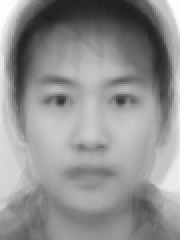
#> input picture tmp9xrl28yl.png, 90 x 120 px, given in place of the camera (shown 2 times larger)
$ python opencv_collector.py   (older library calls are emulated)
#> lines starting #> are read from the running program, lines starting #| are printed output that depends on the picture
### recognize.py
import math

from PIL import Image

HEIGHT = 64
WIDTH = 64
DEAL_MAP = [(1, -1), (0, -1), (-1, -1), (-1, 0), (-1, 1),
            (0, 1), (1, 1), (1, 0)]


def reader(path):
    im = Image.open(path)
    im = im.resize((WIDTH, HEIGHT), Image.ANTIALIAS)
    im = im.convert('L')
    return im


def map_lbp(im):
    lbp_list = []
    for x in range(1, im.size[0] - 1):
        for y in range(1, im.size[1] - 1):
            center_value = im.getpixel((x, y))
            local_value = [im.getpixel((x + d[0], y + d[1])) for d in DEAL_MAP]
            lbp_value = 0
            for pos in range(len(DEAL_MAP)):
                lbp_value += (center_value > local_value[pos]) << (7 - pos)
            lbp_list.append(lbp_value)

    return lbp_list


# [4 lines left out: function show_lbp_map, not called in this run]


def isdirected(binary):
    binary = '0' * (10 - len(binary)) + binary[2:]
    time = 0
    char = binary[0]
    for c in binary[1:]:
        if char != c:
            char = c
            time += 1
    if time <= 2:
        return True
    else:
        return False


def vector_histogram(v):
    other = 0
    vector_hist = [-1 for _ in range(256)]
    for num in range(256):
        if isdirected(bin(num)):
            vector_hist[num] = 0
    for num in v:
        if isdirected(bin(num)):
            vector_hist[num] += 1
        else:
            other += 1
    vector_hist = [v for v in vector_hist if v != -1]
    vector_hist.append(other)
    return vector_hist


# [5 lines left out: function vector_cos, not called in this run]


def distance(v1, v2):
    return math.sqrt(sum(map(lambda x, y: (x - y)**2, v1, v2)))


# [6 lines left out: function chi_dist, not called in this run]


def im_grid(im, w, h):
    im_parts = []
    for wi in range(w):
        for hi in range(h):
            im_parts.append(im.crop(
                (wi * im.size[0] / w, hi * im.size[1] / h, (wi + 1) * im.size[0] / w, (hi + 1) * im.size[0] / h)))

    return im_parts


def compare(v, path, fun=vector_cos):
    face = Image.new('L', (WIDTH, HEIGHT))
    face.putdata(v)
    parts = im_grid(face, 8, 8)
    v1 = []
    for p in parts:
        v1 += vector_histogram(map_lbp(p))
    img = reader(path)
    parts = im_grid(img, 8, 8)
    v2 = []
    for p in parts:
        v2 += vector_histogram(map_lbp(p))

    return fun(v1, v2)


# [25 lines that do not run on import are left out]
    # [5 lines of commented-out code are left out]

### opencv_collector.py
import cv2
from time import sleep
import recognize
import numpy as np
from PIL import Image

cap = cv2.VideoCapture(0)
faceCascade = cv2.CascadeClassifier(
    "G:\\T_T\\exe\\facereg\\haarcascade_frontalface_default.xml")

PATH = 'G:\\T_T\\sth\\face\\xl5.bmp'

f = 0
rate = [0 for _ in range(10)]
x, y, w, h = 0, 0, 0, 0
while True:
    # 读取一帧
    ret, frame = cap.read()
#> frame is the input picture: shape (120, 90, 3); min 31, max 253, mean 145

    # Detect faces in the image
    faces = faceCascade.detectMultiScale(
        frame,
        scaleFactor=1.05,
        minNeighbors=20,
        minSize=(80, 80),
        flags=cv2.CASCADE_SCALE_IMAGE
    )
#> faces = [[4, 18, 83, 83]]

    # print("Found {0} faces!".format(len(faces)))
    if cv2.waitKey(1) & 0xFF == ord('c'):
#> (key q is pressed here)
        face = Image.fromarray(np.uint8(frame))
        face = face.crop((faces[0][0], faces[0][1], faces[0][0] + faces[0][2], faces[0][1] + faces[0][3]))
        face.save("G:\\T_T\\sth\\face\\temp.bmp")
        PATH = "G:\\T_T\\sth\\face\\temp.bmp"
        cv2.putText(frame, 'Capture face successfully.', (100, 100),
            cv2.FONT_HERSHEY_SIMPLEX, 1, (0, 255, 0))
    # Draw a rectangle around the faces
    i = 0
    for x, y, w, h in faces:
        if f % 20 == 0:
            # rate = [0 for _ in range(10)]
            # print(len(faces))
            gray = cv2.cvtColor(frame, cv2.COLOR_BGR2GRAY)
            height, width = gray.shape
#> height = 120; width = 90
            # face = Image.new('L', (width, height))
            face = Image.fromarray(np.uint8(gray))
            face = face.crop((x, y, x + w, y + h))
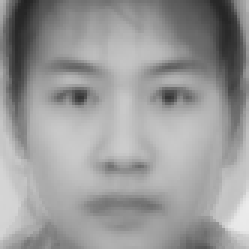
#> face: PIL image 83x83 L (shown 3 times larger); min 33, max 235, mean 153.6
            face = face.resize((64, 64))
#> face: PIL image 64x64 L
            face.save("G:\\T_T\\sth\\face\\00{0}.bmp".format(i))
            # face.show()
            rate[i] = (recognize.compare(
                face.getdata(), PATH, recognize.vector_cos))
#> in compare, `face = Image.new('L', (WIDTH, HEIGHT))`: face: PIL image 64x64 L; every value is 0
#> after the loop in im_grid, `for wi in range(w):`: im_parts = 64 items
#> the loop in compare, `for p in parts:` made 64 passes
#> (the run stopped early here; a loop or call above may not have finished)
